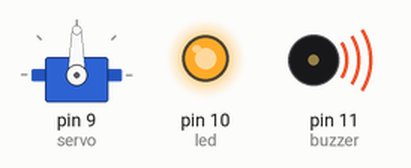
This sketch was run on a simulated Arduino Uno, built with avr-gcc and run on an emulated ATmega328P. Shown: servo, output pins drawn as LEDs (lit = HIGH), buzzer (waves = sounding).

Above: at 0.1 s.
At 1.6 s:
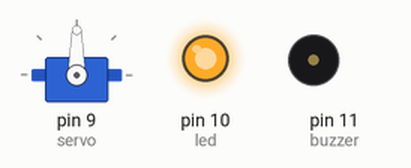
At 11.3 s:
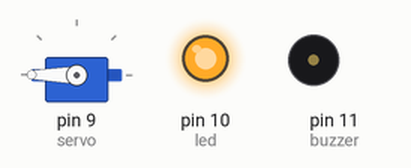
At 22.1 s:
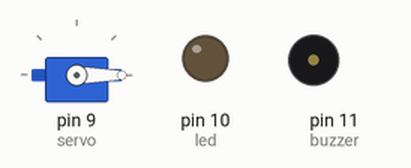
At 27.1 s:
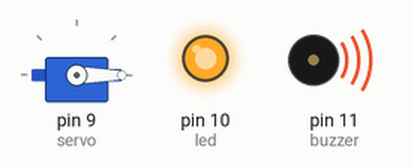
At 38.2 s:
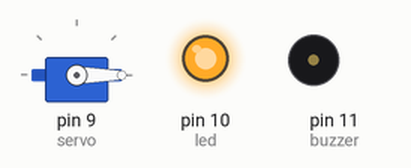
Timing chart, 0 to 40.0 s (numbered marks = the images above):
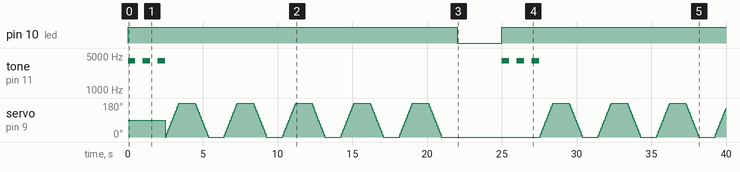

The sketch:

AlimentadorAutomatico.ino
```cpp
#include "Servo.h"              // Inclui a Biblioteca Servo.h

Servo servoMotor;               // Cria o objeto servo para programação

const int servo = 9;            //Define pino do Servo
const int led = 10;             //Define pino do Led
const int buzzer = 11;          //Define pino do Buzzer

int quantidade = 5;             // Quantidade de vezes que vai se repetir antes da pausa mais longa
int angulo = 0;                 // Ajusta o ângulo inicial do Servo

void setup() {
  servoMotor.attach(servo);     // Declara o pino do servo
  pinMode(led,OUTPUT);
  pinMode(buzzer,OUTPUT);
}

void loop() {
  Serial.println("Alimentador Automatico Ligado");
  digitalWrite(led, HIGH);
  iniciarBuzzer();
  for(int cont = 0; cont < quantidade; cont++) {
      for (angulo = 0; angulo <= 180; angulo += 10) {
        servoMotor.write(angulo);
         delay(50);
      }
      delay(1000);

      for (angulo = 180; angulo >= 0; angulo -= 10) {
        servoMotor.write(angulo);
        delay(50);
      }
      delay(1000);
  }
  digitalWrite(led, LOW);
  delay(3000);
 // delay(28800000); //Pausa de 8 horas
}
void iniciarBuzzer(){
  tone(buzzer,4000);
  delay(500);
  noTone(buzzer);
   delay(500);
  tone(buzzer,4000);
  delay(500);
  noTone(buzzer);
  delay(500);
  tone(buzzer,4000);
  delay(500);
  noTone(buzzer);
}
```

Measured:
- by itself, pin 10 (led): LOW → HIGH at 0.00 s, → LOW 22.0 s later, → HIGH 3.0 s later
- by itself, tone on pin 11 (buzzer): plays 4000 Hz for 0.50 s, 4000 Hz for 0.50 s, 4000 Hz for 0.50 s, 4000 Hz for 0.50 s, 4000 Hz for 0.50 s, 4000 Hz for 0.50 s
